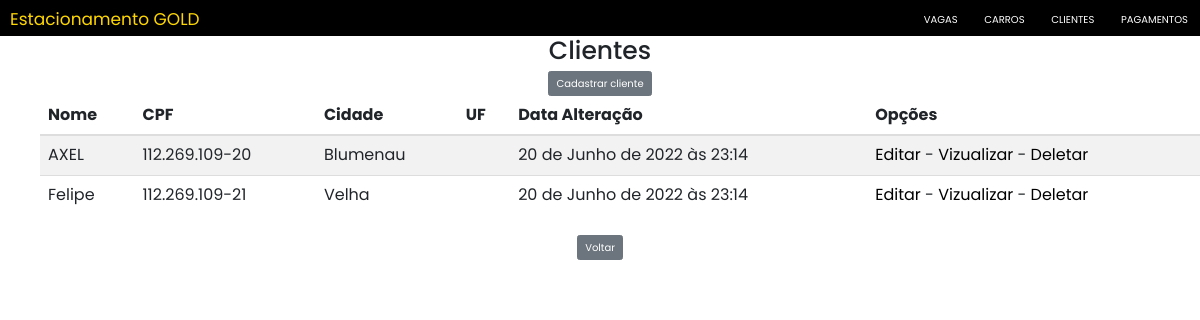
Page /clientes/ on the earlier database version.
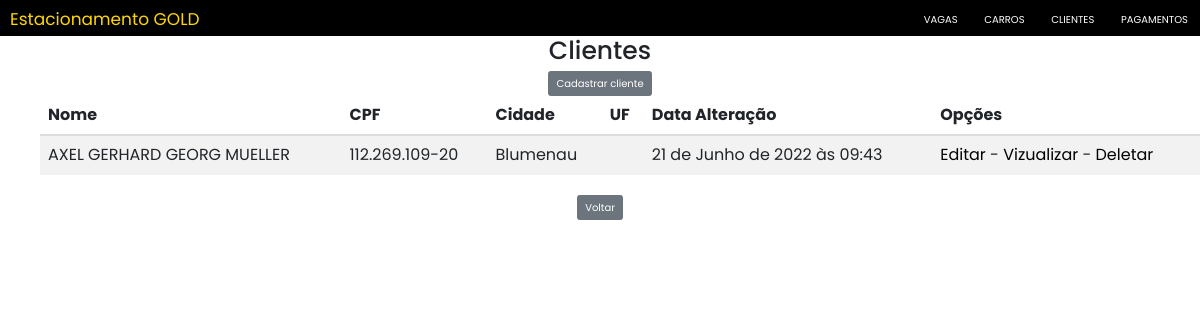
Same page on the later database version.
### mainClientes/models.py (models this page shows, shortened)
class Cliente(models.Model):
    nome = models.CharField(max_length=255)
    cpf = models.CharField(max_length=14, unique=True, verbose_name="CPF")
    rg = models.CharField(max_length=10, verbose_name="RG")
    data_nascimento = models.DateField(verbose_name="Data de Nascimento")
    endereco = models.CharField(max_length=80, verbose_name="Endereço")
    telefone = models.CharField(max_length=15, verbose_name="Telefone")
    cidade = models.CharField(max_length=50, verbose_name="Cidade")
    uF = EnumChoiceField(EnumUF)
    dataHoraCadastro = models.DateTimeField(
        auto_now_add=True, editable=False, verbose_name="Data e Hora Cadastro")
    dataHoraAlteracao = models.DateTimeField(
        auto_now=True, editable=False, verbose_name="Data e Hora Alteração")

### mainClientes/views.py (the view)
# urls.py: path("", views.ClienteList.as_view(), name="list"),
class ClienteList(ListView):
    model = Cliente
    fields = '__all__'

### mainClientes/templates/mainClientes/cliente_list.html (shortened to what this page needs)
{% extends 'Estacionamento/base.html' %}
{% load static %}
{% block titleBody %}Clientes{% endblock %}
{% block content %}
    <div style="text-align: center">
        <a href="{% url 'mainClientes:create' %}"><input type="submit" class="btn btn-secondary" value="Cadastrar cliente" /></a>
    </div>
    <ul>
        <div class="table-responsive" style="margin-right: 2%">
            <table class="table table-striped" id="listar-vagas">
                <thead>
                    <tr>
                        <th>Nome</th>
                        <th>CPF</th>
                        <th>Cidade</th>
                        <th>UF</th>
                        <th>Data Alteração</th>
                        <th>Opções</th>
                    </tr>
                </thead>
                <tbody>
                    {% for cliente in cliente_list %}
                        <tr>
                            <td>{{cliente.nome}}</td>
                            <td>{{cliente.cpf}}</td>
                            <td>{{cliente.cidade}}</td>
                            <td>{{cliente.uF.value}}</td>
                            <td>{{cliente.dataHoraAlteracao}}</td>
                            <td>  <a style="color:black" href="{% url 'mainClientes:update' pk=cliente.id %}" title="Editar Cliente">Editar</a>
                                - <a style="color:black" href="{% url 'mainClientes:detail' pk=cliente.id %}" title="Vizualizar Cliente">Vizualizar</a>
                                - <a style="color:black" href="{% url 'mainClientes:delete' pk=cliente.id %}" title="Deletar Cliente">Deletar</a></td>
                        </tr>
                    {% empty %}
                        <tr>
                            <td colspan="6">Nenhum cliente registrado.</td>
                        <tr>
                    {% endfor %}
                </tbody>
            </table>
        </div>
    </ul>
    <div style="text-align: center">
        <a href="{% url 'Estacionamento:main' %}"><input type="submit" class="btn btn-secondary" value="Voltar" /></a>
    </div>
{% endblock %}

Differences in the rows shown:
removed Cliente: nome "Felipe", cpf "112.269.109-21", cidade "Velha", dataHoraAlteracao "20 de Junho de 2022 às 23:14"
changed Cliente "Blumenau": nome "AXEL" → "AXEL GERHARD GEORG MUELLER"; dataHoraAlteracao "20 de Junho de 2022 às 23:14" → "21 de Junho de 2022 às 09:43"
